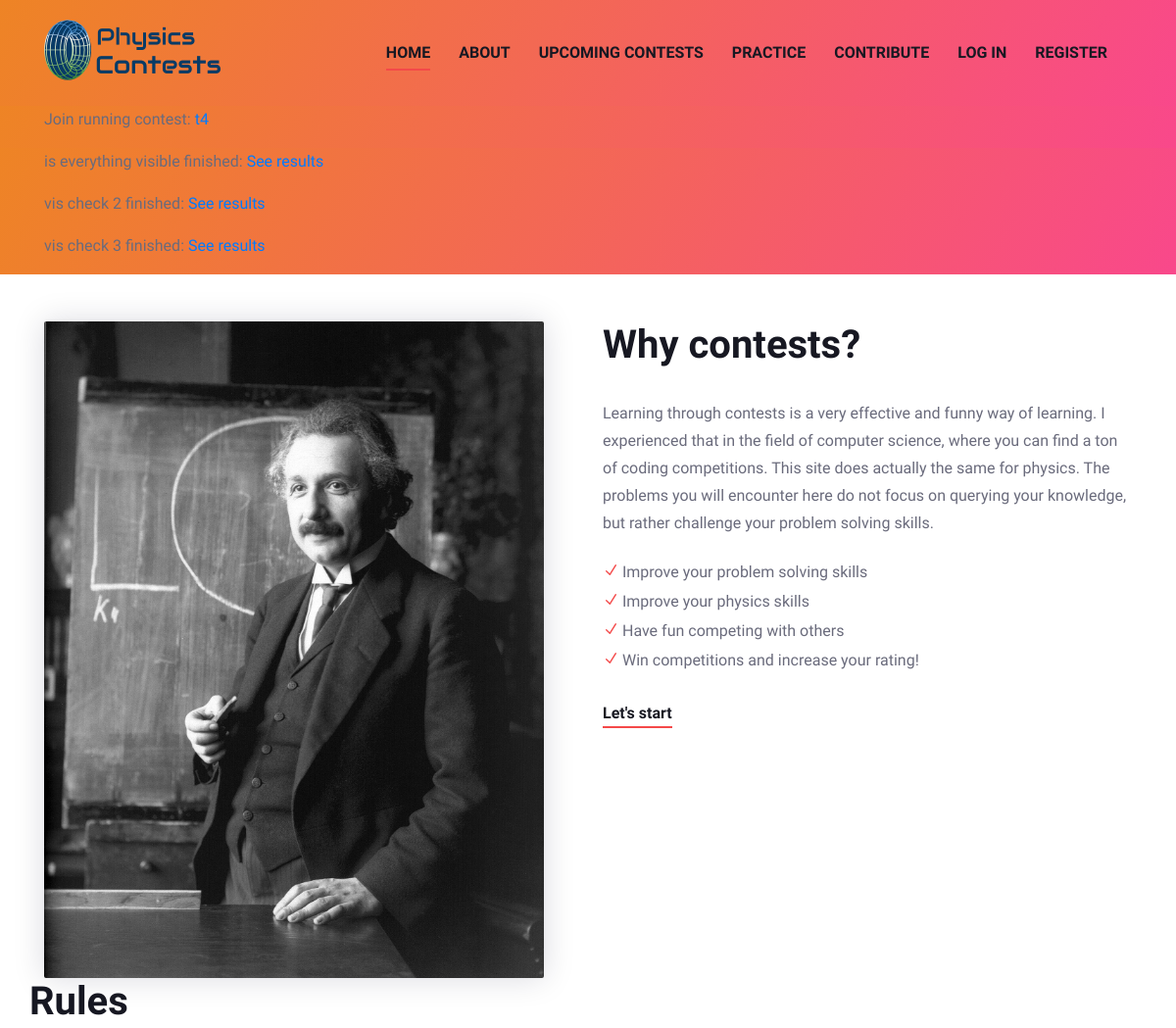
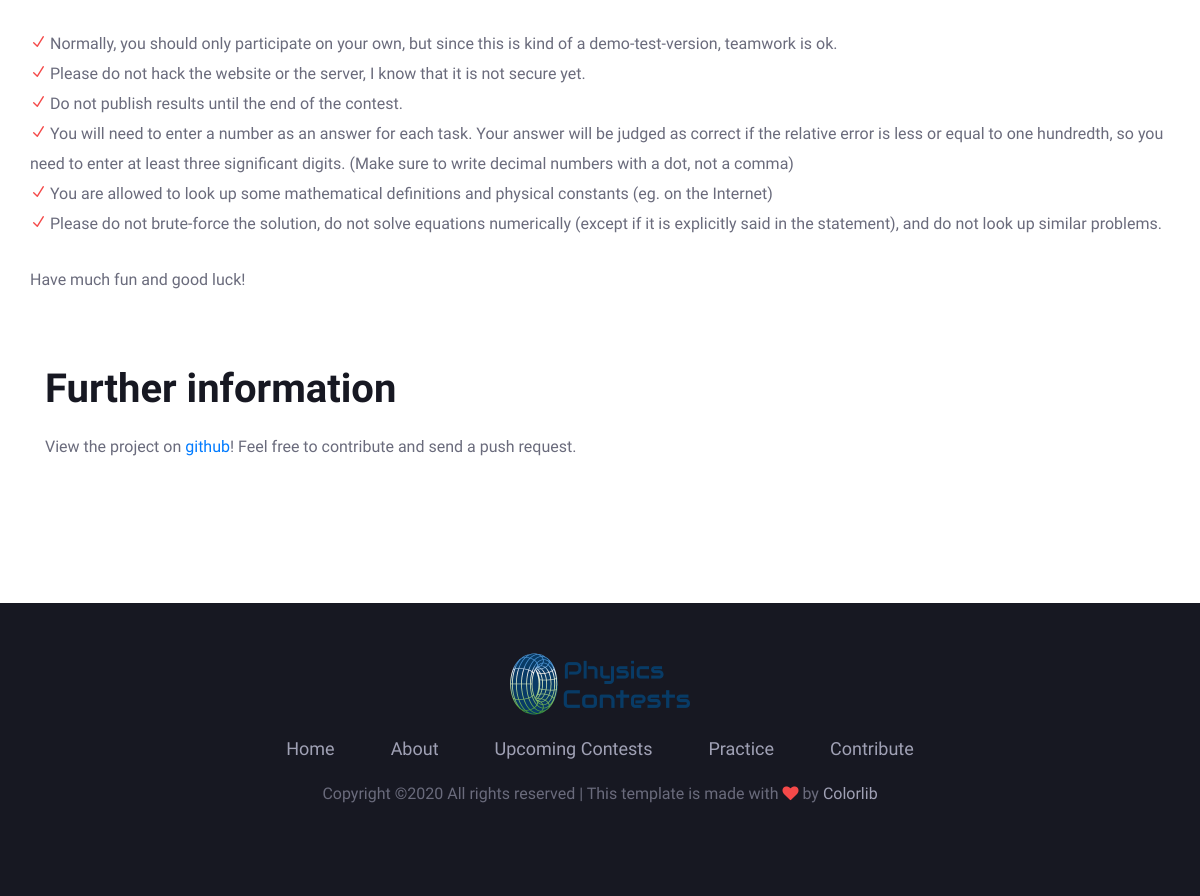
/about, run on the app's committed database (2 pictures, top to bottom).
### physicscontests/models.py (models this page shows)
class Contest(db.Model):
	id = db.Column(db.Integer,primary_key=True)
	name = db.Column(db.String(40), unique=True, nullable=False, default=f"Physicscontest #{id}")
	description = db.Column(db.Text)
	start = db.Column(db.DateTime, nullable=False)
	end = db.Column(db.DateTime, nullable=False)
	tasks = db.relationship('Task', backref='contest')
	creator_id = db.Column(db.Integer, db.ForeignKey('user.id'))

### physicscontests/routes.py (the view)
@app.route("/about")
def about():
	return render_template("about.html")

### physicscontests/__init__.py (called while the page is built)
def get_important_announcements():#should only be triggered once if there is something important
	announcements = []
	return announcements

def get_running_contests():
	contests_running = Contest.query.filter(Contest.start <= datetime.utcnow()).filter(Contest.end > datetime.utcnow()).all()
	return contests_running

def get_finished_contests():
	contests_finished = Contest.query.filter(Contest.end <= datetime.utcnow()).filter(Contest.end > datetime.utcnow() - timedelta(hours=1)).all()
	return contests_finished

### physicscontests/templates/about.html
{% extends 'base.html' %}
{% block body %}
    <section class="about-section spad mt-5">
        <div class="container">
            <div class="row">
                <div class="col-lg-6">
                    <div class="ha-pic">
                        <img src="{{ url_for('static', filename='new_img/einstein-645461_1920.jpg') }}" alt="">
                    </div>
                </div>
                <div class="col-lg-6">
                    <div class="ha-text">
                        <h2>Why contests?</h2>
                        <p>
                            Learning through contests is a very effective and funny way of learning.
                            I experienced that in the field of computer science, where you can find a ton of coding competitions.
                            This site does actually the same for physics.
                            The problems you will encounter here do not focus on querying your knowledge, but rather challenge your problem solving skills.
                        </p>
                        <ul>
                            <li><span class="icon_check"></span> Improve your problem solving skills</li>
                            <li><span class="icon_check"></span> Improve your physics skills</li>
                            <li><span class="icon_check"></span> Have fun competing with others</li>
                            <li><span class="icon_check"></span> Win competitions and increase your rating!</li>
                        </ul>
                        <a href="#" class="ha-btn">Let's start</a>
                    </div>
                </div>
            </div>
            <div class="row">
                <div class="ha-text">
                    <h2>Rules</h2>
                    <ul>
                        <li><span class="icon_check"></span> Normally, you should only participate on your own, but since this is kind of a demo-test-version, teamwork is ok.</li>
                        <li><span class="icon_check"></span> Please do not hack the website or the server, I know that it is not secure yet.</li>
                        <li><span class="icon_check"></span> Do not publish results until the end of the contest.</li>
                        <li><span class="icon_check"></span> You will need to enter a number as an answer for each task. Your answer will be judged as correct if the relative error is less or equal to one hundredth, so you need to enter at least three significant digits. (Make sure to write decimal numbers with a dot, not a comma)</li>
                        <li><span class="icon_check"></span> You are allowed to look up some mathematical definitions and physical constants (eg. on the Internet)</li>
                        <li><span class="icon_check"></span> Please do not brute-force the solution, do not solve equations numerically (except if it is explicitly said in the statement), and do not look up similar problems.</li>
                    </ul>
                    <p>Have much fun and good luck!</p>
                </div>
            </div>
            <div class="row">
                <div class="col-lg-12 info">
                    <div class="section-title">
                        <h2>Further information</h2>
                        <p>View the project on <a href="https://github.com/SimonSkade/physicscontests">github</a>! Feel free to contribute and send a push request.</p>
                    </div>
                </div>
            </div>
        </div>
    </section>
{% endblock %}

### physicscontests/templates/base.html (shortened to what this page needs)
<!DOCTYPE html>
<html lang="zxx">
<head>
    <link rel="stylesheet" href="{{ url_for('static', filename='css/bootstrap.min.css') }}" type="text/css">
    <link rel="stylesheet" href="{{ url_for('static', filename='css/font-awesome.min.css') }}" type="text/css">
    <link rel="stylesheet" href="{{ url_for('static', filename='css/elegant-icons.css') }}" type="text/css">
    <link rel="stylesheet" href="{{ url_for('static', filename='css/owl.carousel.min.css') }}" type="text/css">
    <link rel="stylesheet" href="{{ url_for('static', filename='css/magnific-popup.css') }}" type="text/css">
    <link rel="stylesheet" href="{{ url_for('static', filename='css/slicknav.min.css') }}" type="text/css">
    <link rel="stylesheet" href="{{ url_for('static', filename='css/style.css') }}" type="text/css">
</head>
<body>
    <header class="header-section bg-gradient">
        <div class="container">
            <div class="logo">
                <a href="{{ url_for('home') }}">
                    <img src="{{ url_for('static', filename='new_img/logo1.png') }}" alt="">
                </a>
            </div>
            <div class="nav-menu">
                <nav class="mainmenu mobile-menu">
                    <ul>
                        <li class="active"><a href="{{ url_for('home') }}">Home</a></li>
                        <li><a href="{{ url_for('about') }}">About</a></li>
                        <li><a href="{{ url_for('upcoming_contests') }}">Upcoming Contests</a></li>
                        <li><a href="{{ url_for('practice') }}">Practice</a>
                        </li>
                        {% if current_user.is_authenticated %}
                            <li><a href="{{ url_for('contribute') }}">Contribute</a>
                                <ul class="dropdown">
                                    <li><a href="{{ url_for('create_task') }}">Create Task</a></li>
                                    <li><a href="{{ url_for('create_contest') }}">Create Contest</a></li>
                                </ul>
                            </li>
                            <li><a href="{{ url_for('account') }}">Account</a></li>
                            <li><a href="{{ url_for('logout') }}">Log out</a></li>
                        {% else %}
                            <li><a href="{{ url_for('contribute') }}">Contribute</a></li>
                            <li><a href="{{ url_for('login') }}">Log In</a></li>
                            <li><a href="{{ url_for('register') }}">Register</a></li>
                        {% endif %}
                    </ul>
                </nav>
            </div>
        </div>
    </header>
    {% with running_cs = get_running_contests() %}
        {% if running_cs %}
            <header class="header-section bg-gradient">
                <div class="container">
                    {% for contest in running_cs %}
                        <div class="row center-form"><p>Join running contest: <a href="{{ url_for('view_contest', contestID=contest.id) }}">{{ contest.name }}</a></p></div>
                    {% endfor %}
                </div>
            </header>
        {% endif %}
    {% endwith %}
    {% with finished_cs = get_finished_contests() %}
        {% if finished_cs %}
            <header class="header-section bg-gradient">
                <div class="container">
                    {% for contest in finished_cs %}
                        <div class="row center-form"><p>{{ contest.name }} finished: <a href="{{ url_for('contest_scoreboard', contestID=contest.id) }}">See results</a></p></div>
                    {% endfor %}
                </div>
            </header>
        {% endif %}
    {% endwith %}
    {% block body %}{% endblock %}
    <footer class="footer-section">
        <div class="container">
            <div class="row">
                <div class="col-lg-12">
                    <div class="footer-text">
                        <div class="ft-logo">
                            <a href="#" class="footer-logo"><img src="{{ url_for('static', filename='new_img/logo1.png') }}" alt=""></a>
                        </div>
                        <ul>
                            <li><a href="{{ url_for('home') }}">Home</a></li>
                            <li><a href="{{ url_for('about') }}">About</a></li>
                            <li><a href="{{ url_for('upcoming_contests') }}">Upcoming Contests</a></li>
                            <li><a href="{{ url_for('practice') }}">Practice</a></li>
                            <li><a href="{{ url_for('contribute') }}">Contribute</a></li>
                        </ul>
                        <div class="copyright-text"><p>
  Copyright &copy;<script>document.write(new Date().getFullYear());</script> All rights reserved | This template is made with <i class="fa fa-heart" aria-hidden="true"></i> by <a href="https://colorlib.com" target="_blank">Colorlib</a>
  </p></div>
                    </div>
                </div>
            </div>
        </div>
    </footer>
</body>
</html>

### physicscontests/static/css/style.css (style rules this page uses)
.info { padding-top: 50px; }
.center-form { margin-left: auto; margin-right: auto; }
html, body { height:100%; margin:0; }
body { display:flex; flex-direction:column; }
footer { margin-top:auto; }
html, body { height: 100%; font-family: "Work Sans", sans-serif; -webkit-font-smoothing: antialiased; font-smoothing: antialiased; }
h1, h2, h3, h4, h5, h6 { margin: 0; color: #111111; font-weight: 400; font-family: "Work Sans", sans-serif; }
h2 { font-size: 36px; }
p { font-size: 16px; font-family: "Work Sans", sans-serif; color: #6a6b7c; font-weight: 400; line-height: 28px; margin: 0 0 15px 0; }
img { max-width: 100%; }
ul, ol { padding: 0; margin: 0; }
.section-title { text-align: center; margin-bottom: 52px; }
.section-title h2 { font-size: 40px; font-weight: 700; color: #171822; margin-bottom: 10px; }
.section-title p { font-size: 18px; color: #6a6b7c; margin-bottom: 0; }
.spad { padding-top: 100px; padding-bottom: 100px; }
.bg-gradient, .bd-text .bd-tag-share .s-share a:hover, .bh-text .play-btn, .schedule-table-tab .nav-tabs .nav-item .nav-link.active, .newslatter-inner .ni-form button, .latest-item .li-tag, .price-item .price-btn:hover, .price-item .pi-price, .price-item .tr-tag, .schedule-tab .nav-tabs .nav-item .nav-link.active, .site-btn { background-image: -o-linear-gradient(330deg, #ee8425 0%, #f9488b 100%), -o-linear-gradient(330deg, #ee8425 0%, #f9488b 100%); background-image: linear-gradient(120deg, #ee8425 0%, #f9488b 100%), linear-gradient(120deg, #ee8425 0%, #f9488b 100%); }
.header-section { display: -webkit-box; display: -ms-flexbox; display: flex; }
.logo { float: left; padding-top: 20px; padding-bottom: 20px; }
.logo a { display: inline-block; }
.nav-menu { float: right; }
.nav-menu .mainmenu { display: inline-block; }
.nav-menu .mainmenu ul li { display: inline-block; list-style: none; margin-right: 40px; position: relative; }
.nav-menu .mainmenu ul li.active a:after { opacity: 1; }
.nav-menu .mainmenu ul li a { font-size: 16px; color: #171822; text-transform: uppercase; font-weight: 600; padding: 42px 0; position: relative; display: inline-block; }
.nav-menu .mainmenu ul li a:after { position: absolute; left: 0; bottom: 36px; height: 2px; width: 100%; background: #F44949; content: ""; opacity: 0; -webkit-transition: all 0.3s; -o-transition: all 0.3s; transition: all 0.3s; }
.ha-pic { -webkit-box-shadow: 0px 0px 30px rgba(11, 12, 48, 0.15); box-shadow: 0px 0px 30px rgba(11, 12, 48, 0.15); margin-right: 30px; }
.ha-pic img { min-width: 100%; border-radius: 2px; }
.ha-text { padding-top: 110px; }
.ha-text h2 { color: #171822; font-size: 40px; font-weight: 700; margin-bottom: 32px; }
.ha-text p { margin-bottom: 21px; }
.ha-text ul { margin-bottom: 27px; }
.ha-text ul li { list-style: none; font-size: 16px; line-height: 30px; color: #6a6b7c; }
.ha-text ul li span { color: #f44949; }
.ha-text .ha-btn { font-size: 16px; color: #171822; font-weight: 600; position: relative; }
.ha-text .ha-btn:before { position: absolute; left: 0; bottom: -6px; height: 2px; width: 100%; background: #f44949; content: ""; }
.footer-section { background: #171822; padding-top: 50px; padding-bottom: 60px; }
.footer-text { text-align: center; }
.footer-text .ft-logo { margin-bottom: 20px; }
.footer-text .ft-logo a { display: inline-block; }
.footer-text ul { margin-bottom: 18px; }
.footer-text ul li { list-style: none; display: inline-block; margin-right: 52px; }
.footer-text ul li:last-child { margin-right: 0; }
.footer-text ul li a { font-size: 18px; color: #a0a1b5; display: inline-block; -webkit-transition: all 0.3s; -o-transition: all 0.3s; transition: all 0.3s; }
.footer-text .copyright-text { font-size: 14px; color: #a0a1b5; margin-bottom: 28px; }
.footer-text .copyright-text i { color: #f44949; }
.footer-text .copyright-text a { color: #a0a1b5; }
.about-section { padding-top: 0; padding-bottom: 90px; }
.about-section .section-title { text-align: left; }
.about-section .section-title h2 { margin-bottom: 20px; }
.about-section .section-title p { font-size: 16px; }
@media only screen and (min-width: 992px) and (max-width: 1299px) { .nav-menu .mainmenu ul li { margin-right: 25px; } }
@media only screen and (min-width: 992px) and (max-width: 1299px) { .ha-text { padding-top: 0; } }

### data on the page
Contest: name "t4"
Contest: name "is everything visible"
Contest: name "vis check 2"
Contest: name "vis check 3"
